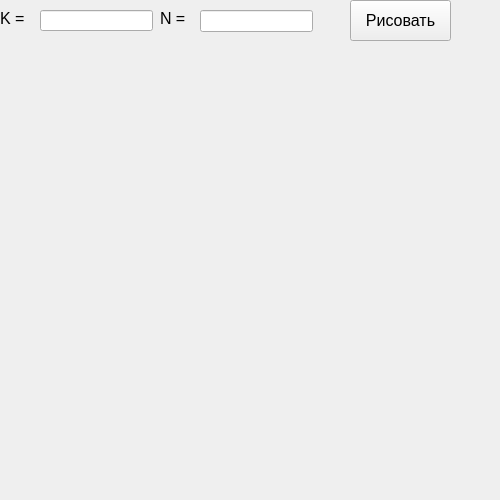
<?xml version="1.0" encoding="UTF-8"?>
<ui version="4.0">
 <class>MainWindow</class>
 <widget class="QMainWindow" name="MainWindow">
  <property name="geometry">
   <rect>
    <x>0</x>
    <y>0</y>
    <width>500</width>
    <height>500</height>
   </rect>
  </property>
  <property name="minimumSize">
   <size>
    <width>500</width>
    <height>500</height>
   </size>
  </property>
  <property name="maximumSize">
   <size>
    <width>500</width>
    <height>500</height>
   </size>
  </property>
  <property name="windowTitle">
   <string>Квадрат-объектив — 2</string>
  </property>
  <widget class="QWidget" name="centralwidget">
   <widget class="QLabel" name="label">
    <property name="geometry">
     <rect>
      <x>0</x>
      <y>10</y>
      <width>55</width>
      <height>16</height>
     </rect>
    </property>
    <property name="font">
     <font>
      <pointsize>12</pointsize>
     </font>
    </property>
    <property name="text">
     <string>K = </string>
    </property>
   </widget>
   <widget class="QLabel" name="label_2">
    <property name="geometry">
     <rect>
      <x>160</x>
      <y>10</y>
      <width>55</width>
      <height>16</height>
     </rect>
    </property>
    <property name="font">
     <font>
      <pointsize>12</pointsize>
     </font>
    </property>
    <property name="text">
     <string>N = </string>
    </property>
   </widget>
   <widget class="QPushButton" name="draw">
    <property name="geometry">
     <rect>
      <x>350</x>
      <y>0</y>
      <width>101</width>
      <height>41</height>
     </rect>
    </property>
    <property name="font">
     <font>
      <pointsize>12</pointsize>
     </font>
    </property>
    <property name="text">
     <string>Рисовать</string>
    </property>
   </widget>
   <widget class="QLineEdit" name="k">
    <property name="geometry">
     <rect>
      <x>40</x>
      <y>10</y>
      <width>113</width>
      <height>21</height>
     </rect>
    </property>
    <property name="font">
     <font>
      <pointsize>12</pointsize>
     </font>
    </property>
   </widget>
   <widget class="QLineEdit" name="n">
    <property name="geometry">
     <rect>
      <x>200</x>
      <y>10</y>
      <width>113</width>
      <height>22</height>
     </rect>
    </property>
    <property name="font">
     <font>
      <pointsize>12</pointsize>
     </font>
    </property>
    <property name="text">
     <string/>
    </property>
   </widget>
  </widget>
 </widget>
 <resources/>
 <connections/>
</ui>
